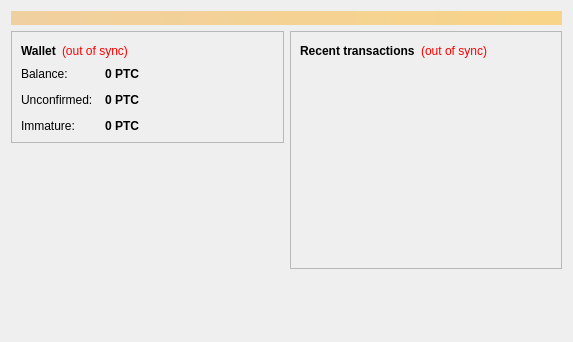
<?xml version="1.0" encoding="UTF-8"?>
<ui version="4.0">
 <class>OverviewPage</class>
 <widget class="QWidget" name="OverviewPage">
  <property name="geometry">
   <rect>
    <x>0</x>
    <y>0</y>
    <width>573</width>
    <height>342</height>
   </rect>
  </property>
  <property name="windowTitle">
   <string>Form</string>
  </property>
  <layout class="QVBoxLayout" name="topLayout">
   <item>
    <widget class="QLabel" name="labelAlerts">
     <property name="visible">
      <bool>false</bool>
     </property>
     <property name="styleSheet">
      <string notr="true">background-color: qlineargradient(x1: 0, y1: 0, x2: 1, y2: 0, stop:0 #F0D0A0, stop:1 #F8D488); color:#000000;</string>
     </property>
     <property name="wordWrap">
      <bool>true</bool>
     </property>
     <property name="margin">
      <number>3</number>
     </property>
    </widget>
   </item>
   <item>
    <layout class="QHBoxLayout" name="horizontalLayout" stretch="1,1">
     <item>
      <layout class="QVBoxLayout" name="verticalLayout_2">
       <item>
        <widget class="QFrame" name="frame">
         <property name="frameShape">
          <enum>QFrame::StyledPanel</enum>
         </property>
         <property name="frameShadow">
          <enum>QFrame::Raised</enum>
         </property>
         <layout class="QVBoxLayout" name="verticalLayout_4">
          <item>
           <layout class="QHBoxLayout" name="horizontalLayout_4">
            <item>
             <widget class="QLabel" name="label_5">
              <property name="font">
               <font>
                <weight>75</weight>
                <bold>true</bold>
               </font>
              </property>
              <property name="text">
               <string>Wallet</string>
              </property>
             </widget>
            </item>
            <item>
             <widget class="QLabel" name="labelWalletStatus">
              <property name="toolTip">
               <string>The displayed information may be out of date. Your wallet automatically synchronizes with the Perfectcoin network after a connection is established, but this process has not completed yet.</string>
              </property>
              <property name="styleSheet">
               <string notr="true">QLabel { color: red; }</string>
              </property>
              <property name="text">
               <string notr="true">(out of sync)</string>
              </property>
              <property name="alignment">
               <set>Qt::AlignLeading|Qt::AlignLeft|Qt::AlignVCenter</set>
              </property>
             </widget>
            </item>
            <item>
             <spacer name="horizontalSpacer_2">
              <property name="orientation">
               <enum>Qt::Horizontal</enum>
              </property>
              <property name="sizeHint" stdset="0">
               <size>
                <width>40</width>
                <height>20</height>
               </size>
              </property>
             </spacer>
            </item>
           </layout>
          </item>
          <item>
           <layout class="QFormLayout" name="formLayout_2">
            <property name="fieldGrowthPolicy">
             <enum>QFormLayout::AllNonFixedFieldsGrow</enum>
            </property>
            <property name="horizontalSpacing">
             <number>12</number>
            </property>
            <property name="verticalSpacing">
             <number>12</number>
            </property>
            <item row="0" column="0">
             <widget class="QLabel" name="label">
              <property name="text">
               <string>Balance:</string>
              </property>
             </widget>
            </item>
            <item row="0" column="1">
             <widget class="QLabel" name="labelBalance">
              <property name="font">
               <font>
                <weight>75</weight>
                <bold>true</bold>
               </font>
              </property>
              <property name="cursor">
               <cursorShape>IBeamCursor</cursorShape>
              </property>
              <property name="toolTip">
               <string>Your current balance</string>
              </property>
              <property name="text">
               <string notr="true">0 PTC</string>
              </property>
              <property name="textInteractionFlags">
               <set>Qt::LinksAccessibleByMouse|Qt::TextSelectableByKeyboard|Qt::TextSelectableByMouse</set>
              </property>
             </widget>
            </item>
            <item row="1" column="0">
             <widget class="QLabel" name="label_3">
              <property name="text">
               <string>Unconfirmed:</string>
              </property>
             </widget>
            </item>
            <item row="1" column="1">
             <widget class="QLabel" name="labelUnconfirmed">
              <property name="font">
               <font>
                <weight>75</weight>
                <bold>true</bold>
               </font>
              </property>
              <property name="cursor">
               <cursorShape>IBeamCursor</cursorShape>
              </property>
              <property name="toolTip">
               <string>Total of transactions that have yet to be confirmed, and do not yet count toward the current balance</string>
              </property>
              <property name="text">
               <string notr="true">0 PTC</string>
              </property>
              <property name="textInteractionFlags">
               <set>Qt::LinksAccessibleByMouse|Qt::TextSelectableByKeyboard|Qt::TextSelectableByMouse</set>
              </property>
             </widget>
            </item>
            <item row="2" column="0">
             <widget class="QLabel" name="labelImmatureText">
              <property name="text">
               <string>Immature:</string>
              </property>
             </widget>
            </item>
            <item row="2" column="1">
             <widget class="QLabel" name="labelImmature">
              <property name="font">
               <font>
                <weight>75</weight>
                <bold>true</bold>
               </font>
              </property>
              <property name="toolTip">
               <string>Mined balance that has not yet matured</string>
              </property>
              <property name="text">
               <string notr="true">0 PTC</string>
              </property>
              <property name="textInteractionFlags">
               <set>Qt::LinksAccessibleByMouse|Qt::TextSelectableByKeyboard|Qt::TextSelectableByMouse</set>
              </property>
             </widget>
            </item>
           </layout>
          </item>
         </layout>
        </widget>
       </item>
       <item>
        <spacer name="verticalSpacer">
         <property name="orientation">
          <enum>Qt::Vertical</enum>
         </property>
         <property name="sizeHint" stdset="0">
          <size>
           <width>20</width>
           <height>40</height>
          </size>
         </property>
        </spacer>
       </item>
      </layout>
     </item>
     <item>
      <layout class="QVBoxLayout" name="verticalLayout_3">
       <item>
        <widget class="QFrame" name="frame_2">
         <property name="frameShape">
          <enum>QFrame::StyledPanel</enum>
         </property>
         <property name="frameShadow">
          <enum>QFrame::Raised</enum>
         </property>
         <layout class="QVBoxLayout" name="verticalLayout">
          <item>
           <layout class="QHBoxLayout" name="horizontalLayout_2">
            <item>
             <widget class="QLabel" name="label_4">
              <property name="text">
               <string>&lt;b&gt;Recent transactions&lt;/b&gt;</string>
              </property>
             </widget>
            </item>
            <item>
             <widget class="QLabel" name="labelTransactionsStatus">
              <property name="toolTip">
               <string>The displayed information may be out of date. Your wallet automatically synchronizes with the Perfectcoin network after a connection is established, but this process has not completed yet.</string>
              </property>
              <property name="styleSheet">
               <string notr="true">QLabel { color: red; }</string>
              </property>
              <property name="text">
               <string notr="true">(out of sync)</string>
              </property>
              <property name="alignment">
               <set>Qt::AlignRight|Qt::AlignTrailing|Qt::AlignVCenter</set>
              </property>
             </widget>
            </item>
            <item>
             <spacer name="horizontalSpacer">
              <property name="orientation">
               <enum>Qt::Horizontal</enum>
              </property>
              <property name="sizeHint" stdset="0">
               <size>
                <width>40</width>
                <height>20</height>
               </size>
              </property>
             </spacer>
            </item>
           </layout>
          </item>
          <item>
           <widget class="QListView" name="listTransactions">
            <property name="styleSheet">
             <string notr="true">QListView { background: transparent; }</string>
            </property>
            <property name="frameShape">
             <enum>QFrame::NoFrame</enum>
            </property>
            <property name="verticalScrollBarPolicy">
             <enum>Qt::ScrollBarAlwaysOff</enum>
            </property>
            <property name="horizontalScrollBarPolicy">
             <enum>Qt::ScrollBarAlwaysOff</enum>
            </property>
            <property name="selectionMode">
             <enum>QAbstractItemView::NoSelection</enum>
            </property>
           </widget>
          </item>
         </layout>
        </widget>
       </item>
       <item>
        <spacer name="verticalSpacer_2">
         <property name="orientation">
          <enum>Qt::Vertical</enum>
         </property>
         <property name="sizeHint" stdset="0">
          <size>
           <width>20</width>
           <height>40</height>
          </size>
         </property>
        </spacer>
       </item>
      </layout>
     </item>
    </layout>
   </item>
  </layout>
 </widget>
 <resources/>
 <connections/>
</ui>
